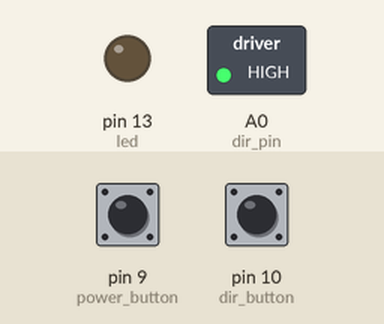
This sketch was run on a simulated Arduino Uno, built with avr-gcc and run on an emulated ATmega328P. Parts: switched loads named in the sketch (green lamp = pin HIGH), output pins drawn as LEDs (lit = HIGH). Dashed ring = blinking. The inputs (shaded band) are chosen by the test bench; at power-on: pin 10 (dir_button) HIGH, pin 9 (power_button) HIGH. Pins used as bus, display or sensor lines are not drawn.

Above: at 1.5 s.
1.6 s: pin 10 (dir_button) pulled LOW for 0.15 s
At 3.0 s:
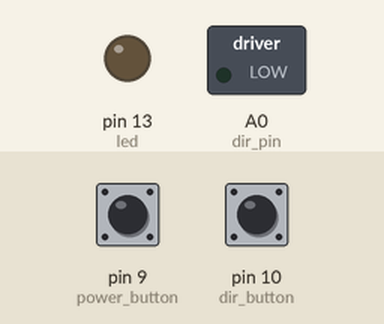
3.4 s: pin 10 (dir_button) pulled LOW for 1 s
At 3.65 s:
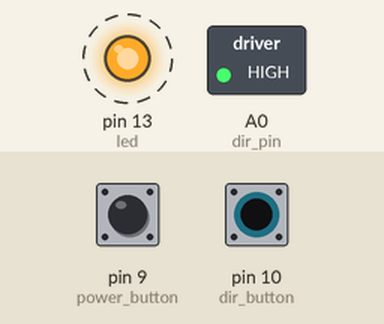
5.9 s: pin 10 (dir_button) pulled LOW for 3.2 s
At 6.15 s:
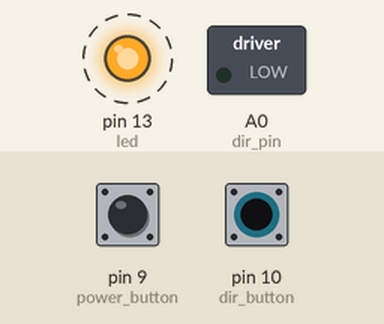
Timing chart, 0 to 8.9 s (numbered marks = the images above; inputs shaded):
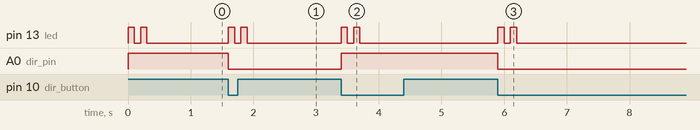

Measured:
- after the input at 1.6 s, pin 13 (led): alternates HIGH for 0.10 s and LOW for 0.10 s, 4 changes in all, then stays LOW, starting at once; A0 (dir_pin): HIGH → LOW at once
- after the input at 3.4 s, pin 13 (led): alternates HIGH for 0.10 s and LOW for 0.10 s, 4 changes in all, then stays LOW, starting at once; A0 (dir_pin): LOW → HIGH at once
- after the input at 5.9 s, pin 13 (led): alternates HIGH for 0.10 s and LOW for 0.10 s, 4 changes in all, then stays LOW, starting at once; A0 (dir_pin): HIGH → LOW at once

The sketch:

motor_with_relays_and_buttons.ino
```cpp
// test use of three relays for turning on and
// controlling polarity of power to a motor

// also have two buttons
//   one controls power to motor: when pressed, motor turns
//   other is a "toggle" switch: each time it's pressed, the motor direction is changed

const int power_pin = A1;
const int dir_pin = A0;
const int power_button = 9;
const int dir_button = 10;
const int led = 13;

int prev_button_state = 1;
int dir_state = 1;

void setup() {
  pinMode(power_pin, OUTPUT);
  pinMode(dir_pin, OUTPUT);
  pinMode(power_button, INPUT);
  pinMode(dir_button, INPUT);
  digitalWrite(power_pin, HIGH);
  digitalWrite(dir_pin, HIGH);
  digitalWrite(power_button, HIGH);
  digitalWrite(dir_button, HIGH);

  pinMode(led, OUTPUT);
  flash(2, 100);
}

void loop() {
  digitalWrite(power_pin, digitalRead(power_button));

  int button_state = digitalRead(dir_button);
  if(!button_state && prev_button_state) {
    dir_state = 1 - dir_state;
    digitalWrite(dir_pin, dir_state);
    flash(2, 100);
  }
  prev_button_state = button_state;
}

void flash(const int n, const int delay_amt)
{
  for(int i=0; i<n; i++) {
    if(i>0) delay(delay_amt);
    digitalWrite(led, HIGH);
    delay(delay_amt);
    digitalWrite(led, LOW);
  }

}
```
